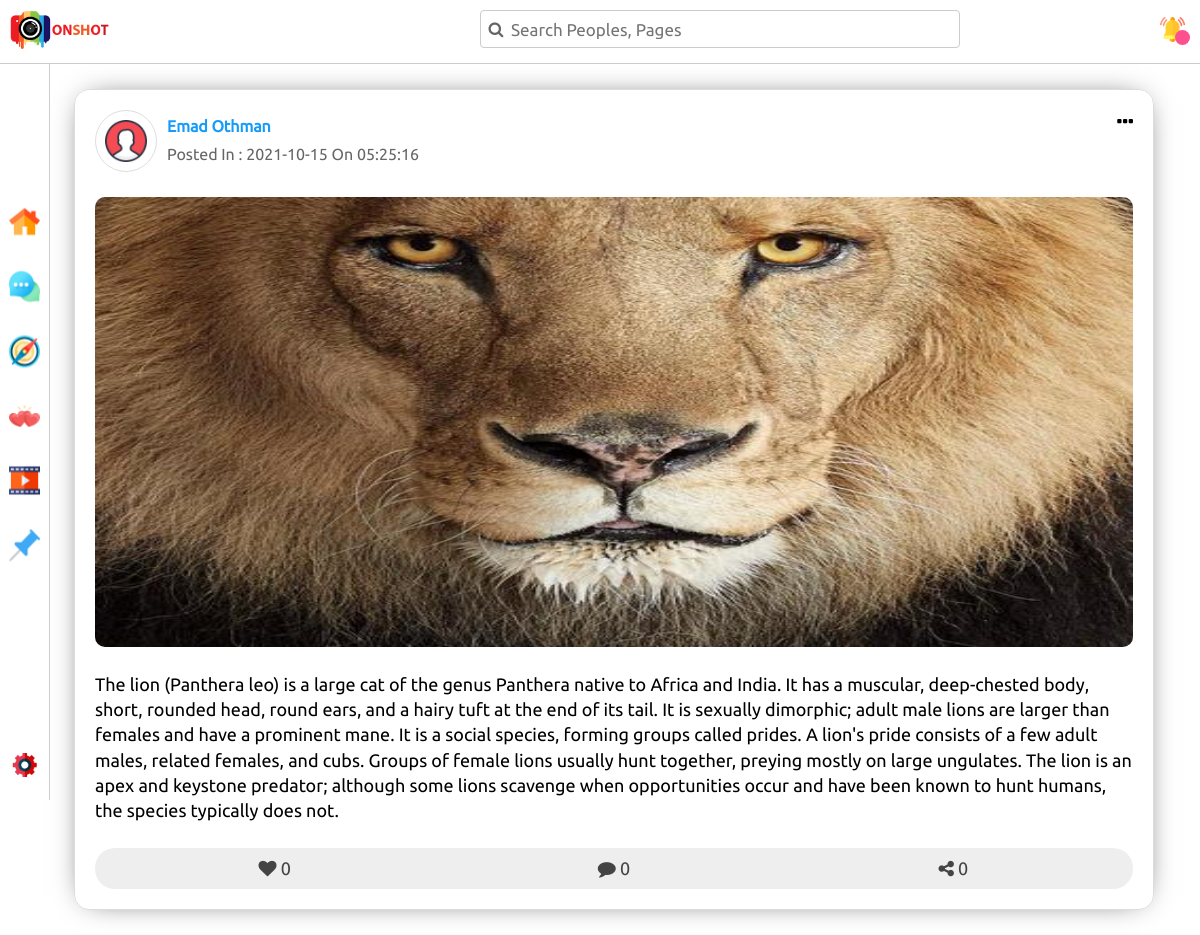
/post.php?pid=202101001500, run on the app's committed database.
### tables this page shows
CREATE TABLE `users` (
  `ID` int(11) NOT NULL,
  `UserID` varchar(200) NOT NULL,
  `UserEmail` varchar(200) NOT NULL,
  `UserPassword` varchar(50) NOT NULL,
  `UserName` varchar(50) NOT NULL,
  `UserPhoto` varchar(500) NOT NULL DEFAULT 'imgs/user.png',
  `BirthDay` int(2) NOT NULL,
  `BirthMon` int(2) NOT NULL,
  `BirthYear` int(4) NOT NULL,
  `UserFav` varchar(300) NOT NULL,
  `UserStatus` varchar(10) NOT NULL DEFAULT 'offline'
);

CREATE TABLE `posts` (
  `ID` int(10) NOT NULL,
  `PostID` varchar(200) NOT NULL,
  `UserID` varchar(200) NOT NULL,
  `PostDate` date NOT NULL DEFAULT current_timestamp(),
  `PostTime` time NOT NULL DEFAULT current_timestamp(),
  `PostImage` varchar(500) NOT NULL,
  `PostText` varchar(1000) NOT NULL,
  `LoveCount` int(10) NOT NULL DEFAULT 0,
  `CommentCount` int(10) NOT NULL DEFAULT 0,
  `ShareCount` int(10) NOT NULL DEFAULT 0
);

### post.php (the view, shortened to what this page needs)
<?php
require_once "config.php";
if (isset($_REQUEST['pid'])) {
  $sqlgpd = "SELECT * FROM posts WHERE PostID = '{$_REQUEST['pid']}'";
  $resultpd = mysqli_query($conn, $sqlgpd);
  $rowpd = $resultpd->fetch_assoc();
  $sqlgud = "SELECT * FROM users WHERE UserID = '{$rowpd['UserID']}'";
  $resultgud = mysqli_query($conn, $sqlgud);
  $rowgud = $resultgud->fetch_assoc();
} else {
  header("Location:home.php");
}
?>
<!DOCTYPE html>
<html lang="en">
<head>
  <link rel="stylesheet" href="css/font-awesome.min.css">
  <link rel="stylesheet" href="css/post.css">
</head>
<body>
  <?php include "side-nav.php";?>
  <div class="post-container">
    <div class="head">
      <div class="user">
        <div class="image">
          <img src="<?php echo $rowgud['UserPhoto'];?>" alt="">
        </div>
        <div class="info">
          <p class="name"><?php echo $rowgud['UserName'];?></p>
          <p class="date">Posted In : <?php echo $rowpd['PostDate'] . " On " . $rowpd['PostTime'];?></p>
        </div>
      </div>
      <div class="post-option">
        <i class="fa fa-ellipsis-h"></i>
      </div>
    </div>
    <div class="info">
      <div class="media">
        <img src="<?php echo $rowpd['PostImage'];?>" alt="">
      </div>
      <div class="text">
        <p>
          <?php echo $rowpd['PostText'];?>
        </p>
      </div>
    </div>
    <div class="option">
      <div class="love">
        <i onclick="addlove()" class="fa
        <?php
          $sqlcac = "SELECT * FROM love WHERE UserID = '{$_SESSION['ID']}' AND PostID = '{$_REQUEST['pid']}'";
          $resultcac = mysqli_query($conn, $sqlcac);
          if ($resultcac->num_rows > 0) {
            $fixclass = " love-active ";
          } else {
            $fixclass = "";
          }
          echo $fixclass;
        ?>
         fa-heart"></i>
        <span class="love-count">0</span>
      </div>
      <div class="comment">
        <i class="fa fa-comment"></i>
        <span class="comment-count">0</span>
      </div>
      <div class="share">
        <i onclick="addshare()" class="fa
        <?php
        $sqlcacs = "SELECT * FROM share WHERE UserID = '{$_SESSION['ID']}' AND PostID = '{$_REQUEST['pid']}'";
        $resultcacs = mysqli_query($conn, $sqlcacs);
        if ($resultcacs->num_rows > 0) {
          $fixclasss = " share-active ";
        } else {
          $fixclasss = "";
        }
        echo $fixclasss;
        ?>
        fa-share-alt"></i>
        <span class="share-count">0</span>
      </div>
    </div>
  </div>
</body>
</html>

### css/post.css (style rules this page uses)
body { font-family: ubuntu,arial; padding-top: 64px; overflow-x: hidden; }
.post-container { width: 90%; margin-top: 25px; margin-left: 74px; padding: 20px; border: 1px solid #DDD; border-radius: 15px; overflow: hidden; box-shadow: 0px 0px 30px -15px #000; margin-bottom: 25px; }
.post-container .head { overflow: hidden; }
.post-container .head .user { float: left; width: 90%; color: #666; }
.post-container .head .user .image { width: 62px; height: 62px; float: left; }
.post-container .head .user .image img { width: 100%; height: 100%; border-radius: 50%; border: 1px solid #DDD; padding: 2px; }
.post-container .head .user .info { float: left; margin-top: 7px; margin-left: 10px; }
.post-container .head .user .info .name { font-weight: bold; margin-bottom: 10px; color: #159bfa; }
.post-container .head .post-option { float: right; font-size: 20px; }
.post-container .head .post-option i { cursor: pointer; }
.post-container .info .media { margin-top: 25px; width: 100%; height: 450px; }
.post-container .info .media img { width: 100%; height: 100%; border-radius: 10px; }
.post-container .info .text p { font-size: 18px; margin: 25px 0; line-height: 1.4; }
.post-container .option { overflow: hidden; background-color: #EEE; border-radius: 20px; padding: 10px; }
.post-container .option > div { float: left; width: calc(100% / 3); text-align: center; font-size: 18px; color: #444; }
.post-container .option > div i { cursor: pointer; transition: all .3s; }

### side-nav.php (style rules this page uses)
* { padding: 0; margin: 0; box-sizing: border-box; }

### data on the page
users: UserPhoto (placeholder picture), UserName "Emad Othman"
posts: PostDate "2021-10-15", PostTime "05:25:16", PostImage (picture), PostText "The lion (Panthera leo) is a large cat of the genus Panthera native to Africa and India. It has a muscular, deep-chested body, short, rounded head, round ears, and a hairy tuft at the end of its tail. It is sexually dimorphic; adult male lions are larger than females and have a prominent mane. It is a social species, forming groups called prides. A lion's pride consists of a few adult males, related females, and cubs. Groups of female lions usually hunt together, preying mostly on large ungulates. The lion is an apex and keystone predator; although some lions scavenge when opportunities occur and have been known to hunt humans, the species typically does not."
